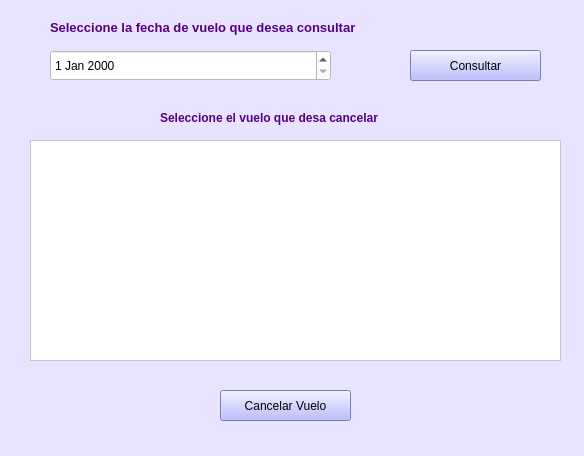
<?xml version="1.0" encoding="UTF-8"?>
<ui version="4.0">
 <class>Agenda</class>
 <widget class="QMainWindow" name="Agenda">
  <property name="geometry">
   <rect>
    <x>0</x>
    <y>0</y>
    <width>584</width>
    <height>456</height>
   </rect>
  </property>
  <property name="windowTitle">
   <string>Agenda de vuelos</string>
  </property>
  <property name="styleSheet">
   <string notr="true">background-color: rgb(232, 228, 255);</string>
  </property>
  <widget class="QWidget" name="centralwidget">
   <widget class="QDateEdit" name="dateEdit">
    <property name="geometry">
     <rect>
      <x>50</x>
      <y>50</y>
      <width>281</width>
      <height>31</height>
     </rect>
    </property>
    <property name="styleSheet">
     <string notr="true">background-color: rgb(255, 255, 255);</string>
    </property>
   </widget>
   <widget class="QPushButton" name="bt_consultarAgenda">
    <property name="geometry">
     <rect>
      <x>410</x>
      <y>50</y>
      <width>131</width>
      <height>31</height>
     </rect>
    </property>
    <property name="styleSheet">
     <string notr="true">background-color: rgb(170, 170, 255);</string>
    </property>
    <property name="text">
     <string>Consultar</string>
    </property>
   </widget>
   <widget class="QPushButton" name="bt_cancelarVuelo">
    <property name="geometry">
     <rect>
      <x>220</x>
      <y>390</y>
      <width>131</width>
      <height>31</height>
     </rect>
    </property>
    <property name="styleSheet">
     <string notr="true">background-color: rgb(170, 170, 255);</string>
    </property>
    <property name="text">
     <string>Cancelar Vuelo</string>
    </property>
   </widget>
   <widget class="QLabel" name="label">
    <property name="geometry">
     <rect>
      <x>50</x>
      <y>20</y>
      <width>341</width>
      <height>16</height>
     </rect>
    </property>
    <property name="styleSheet">
     <string notr="true">color: rgb(85, 0, 127);</string>
    </property>
    <property name="text">
     <string>&lt;html&gt;&lt;head/&gt;&lt;body&gt;&lt;p&gt;&lt;span style=&quot; font-size:10pt; font-weight:600;&quot;&gt;Seleccione la fecha de vuelo que desea consultar&lt;/span&gt;&lt;/p&gt;&lt;/body&gt;&lt;/html&gt;</string>
    </property>
   </widget>
   <widget class="QLabel" name="label_2">
    <property name="geometry">
     <rect>
      <x>160</x>
      <y>110</y>
      <width>251</width>
      <height>16</height>
     </rect>
    </property>
    <property name="font">
     <font>
      <pointsize>9</pointsize>
      <weight>75</weight>
      <bold>true</bold>
     </font>
    </property>
    <property name="styleSheet">
     <string notr="true">color: rgb(85, 0, 127);</string>
    </property>
    <property name="text">
     <string>Seleccione el vuelo que desa cancelar</string>
    </property>
   </widget>
   <widget class="QTableView" name="tableWidget">
    <property name="geometry">
     <rect>
      <x>30</x>
      <y>140</y>
      <width>531</width>
      <height>221</height>
     </rect>
    </property>
    <property name="styleSheet">
     <string notr="true">background-color: rgb(255, 255, 255);</string>
    </property>
   </widget>
  </widget>
  <widget class="QStatusBar" name="statusbar"/>
 </widget>
 <resources/>
 <connections/>
</ui>
